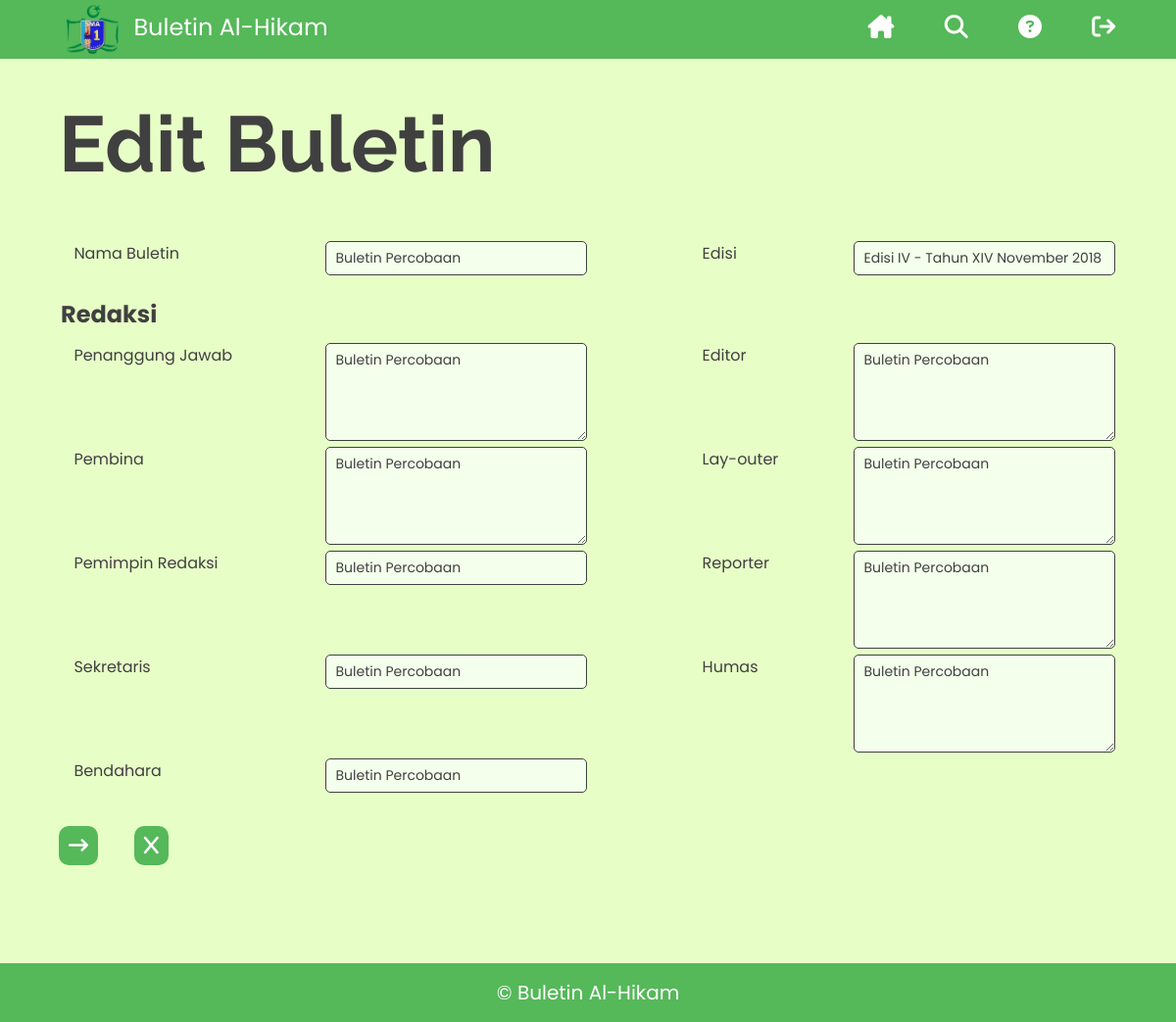
Page /form-edit-buletin.php?id_buletin=7 (signed in) on the committed database.
### tables this page shows
CREATE TABLE `buletin` (
  `id` int(11) NOT NULL,
  `nama_buletin` varchar(50) NOT NULL,
  `edisi` varchar(50) NOT NULL,
  `penanggung_jawab` varchar(50) NOT NULL,
  `pembina` tinytext NOT NULL,
  `pemimpin_redaksi` varchar(50) NOT NULL,
  `sekretaris` varchar(50) NOT NULL,
  `bendahara` varchar(50) NOT NULL,
  `editor` tinytext NOT NULL,
  `layouter` tinytext NOT NULL,
  `reporter` tinytext NOT NULL,
  `humas` tinytext NOT NULL,
  `image` longblob NOT NULL,
  `created` datetime NOT NULL
);

### form-edit-buletin.php (the view, shortened to what this page needs)
<?php
require('dbconfig-1.php');
try {
    $pdo = new PDO($dsn,$db_username,$db_password,$opt);
    $id = $_GET["id_buletin"];
    $sql = "SELECT * FROM buletin WHERE id=$id";
    $hasil = $pdo->query($sql);
    $hasil->setFetchMode(PDO::FETCH_ASSOC);
    $row = $hasil->fetch();
} catch (PDOException $e) {
    exit("PDO Error: ".$e->getMessage()."<br>");
}
?>
<!DOCTYPE html>
<html lang="en">
<head>
    <link rel="stylesheet" href="style/styleUmum.css">
    <link rel="stylesheet" href="style/styleHeader.css">
    <link rel="stylesheet" href="style/styleFooter.css">
    <link rel="stylesheet" href="style/styleFormBuletin.css">
</head>
<body>
    <?php
    include("header.php");
    ?>
    <div class="container">
        <div class="judul-tambah-buletin">
            <h1>Edit Buletin</h1>
        </div>
        <div class="kotak-form">
            <form action="form-edit-buletin-2.php" method="post" id="form-tambah-buletin">
                <table>
                    <tr>
                        <td>
                            <label for="nama_buletin">Nama Buletin</label>
                        </td>
                        <td>
                            <input type="text" id="nama_buletin" name="nama_buletin" value="<?php echo $row['nama_buletin'];?>">
                        </td>
                        <td class="kolom-2">
                            <label for="edisi">Edisi</label>
                        </td>
                        <td>
                            <input type="text" id="edisi" name="edisi" placeholder="Edisi X Tahun XX (Bulan) (Tahun)" value="<?php echo $row['edisi'];?>">
                        </td>
                    </tr>
                    <tr>
                        <td>
                            <h1>Redaksi</h1>
                        </td>
                        <td></td>
                        <td class="kolom-2"></td>
                        <td></td>
                    </tr>
                    <tr>
                        <td>
                            <label for="penanggung_jawab">Penanggung Jawab</label>
                        </td>
                        <td>
                            <textarea name="penanggung_jawab" id="penanggung_jawab" rows="5" form="form-tambah-buletin"><?php echo $row['penanggung_jawab'];?></textarea>
                        </td>
                        <td class="kolom-2">
                            <label for="editor">Editor</label>
                        </td>
                        <td>
                            <textarea name="editor" id="editor" form="form-tambah-buletin"><?php echo $row['editor'];?></textarea>
                        </td>
                    </tr>
                    <tr>
                        <td>
                            <label for="pembina">Pembina</label>
                        </td>
                        <td>
                            <textarea name="pembina" id="pembina" form="form-tambah-buletin"><?php echo $row['pembina'];?></textarea>
                        </td>
                        <td class="kolom-2">
                            <label for="layouter">Lay-outer</label>
                        </td>
                        <td>
                            <textarea name="layouter" id="layouter" form="form-tambah-buletin"><?php echo $row['layouter'];?></textarea>
                        </td>
                    </tr>
                    <tr>
                        <td>
                            <label for="pemimpin_redaksi">Pemimpin Redaksi</label>
                        </td>
                        <td>
                            <input type="text" name="pemimpin_redaksi" id="pemimpin_redaksi" value="<?php echo $row['pemimpin_redaksi'];?>">
                        </td>
                        <td class="kolom-2">
                            <label for="reporter">Reporter</label>
                        </td>
                        <td>
                            <textarea name="reporter" id="reporter" form="form-tambah-buletin"><?php echo $row['reporter'];?></textarea>
                        </td>
                    </tr>
                    <tr>
                        <td>
                            <label for="sekretaris">Sekretaris</label>
                        </td>
                        <td>
                            <input type="text" name="sekretaris" id="sekretaris" value="<?php echo $row['sekretaris'];?>">
                        </td>
                        <td class="kolom-2">
                            <label for="humas">Humas</label>
                        </td>
                        <td>
                            <textarea name="humas" id="humas" form="form-tambah-buletin"><?php echo $row['humas'];?></textarea>
                        </td>
                    </tr>
                    <tr>
                        <td>
                            <label for="bendahara">Bendahara</label>
                        </td>
                        <td>
                            <input type="text" name="bendahara" id="bendahara" value="<?php echo $row['bendahara'];?>">
                        </td>
                        <td class="kolom-2"></td>
                        <td></td>
                    </tr>
                </table>
                <div class="tombol edit">
                    <button type="Submit" title="Selanjutnya" class="edit"><i class="fa-solid fa-arrow-right-long"></i></button>
                    <a href="buletin.php?id_buletin=<?php echo $id;?>"><i class="fa-solid fa-x"></i></a>
                </div>
            </form>
        </div>
    </div>
    <?php
    include("footer.php");
    ?>
</body>
</html>

### style/styleUmum.css (style rules this page uses)
* { margin: 0; padding: 0; font-family: sans-serif; color: #404040; box-sizing: border-box; }
body { background-color: #e7ffc7; overflow-x: hidden; }
a { text-decoration: none; }
.container { min-height: 90vh; }
form label { font-family: 'Poppins'; }
input[type=text], textarea { font-family: 'Poppins'; font-size: 14px; padding: 6px 10px; background-color: #f4ffec; border-radius: 5px; border: 1px solid #404040; }
.tombol { margin-left: 5%; }
.tombol a { display: inline-block; background-color: #55B859; color: white; height: fit-content; font-family: 'Poppins'; font-size: 20px; padding: 5px 15px; width: fit-content; border-radius: 10px; margin: 30px 3% 0 0; transition-duration: 0.3s; }
.tombol a i { color: white; }
form button { width: fit-content; height: fit-content; font-family: 'Poppins'; font-size: 20px; border-radius: 10px; background-color: #55B859; color: white; border: none; cursor: pointer; transition-duration: 0.3s; }
form button i { color: white; }

### style/styleFormBuletin.css (style rules this page uses)
.judul-tambah-buletin { margin: 100px 5% 0 5%; }
.judul-tambah-buletin h1 { font-family: 'Raleway'; font-size: 80px; }
.kotak-form { width: 90%; min-height: 40vh; margin: 50px 5% 0 5%; }
label { padding-left: 5%; }
table { width: 100%; }
form td { width: 25%; vertical-align: top; }
form td.kolom-2 { padding-left: 10%; }
td h1 { padding-top: 20px; font-family: 'Poppins'; font-size: 24px; padding-bottom: 10px; }
input[type=text],textarea { width: 100%; }
textarea { height: 100px; }
.tombol a { display: inline-block; background-color: #55B859; color: white; height: fit-content; font-family: 'Poppins'; font-size: 20px; padding: 5px 10px; width: fit-content; border-radius: 10px; transition-duration: 0.5s; }
form button { padding: 5px 10px; }
form button.edit { display: inline-block; margin-right: 3%; }
.tombol.edit { margin-left: 0; }

### rows in the picture
buletin: nama_buletin "Buletin Percobaan", edisi "Edisi IV - Tahun XIV November 2018", penanggung_jawab "Buletin Percobaan", editor "Buletin Percobaan", pembina "Buletin Percobaan", layouter "Buletin Percobaan", pemimpin_redaksi "Buletin Percobaan", reporter "Buletin Percobaan", sekretaris "Buletin Percobaan", humas "Buletin Percobaan", bendahara "Buletin Percobaan"
